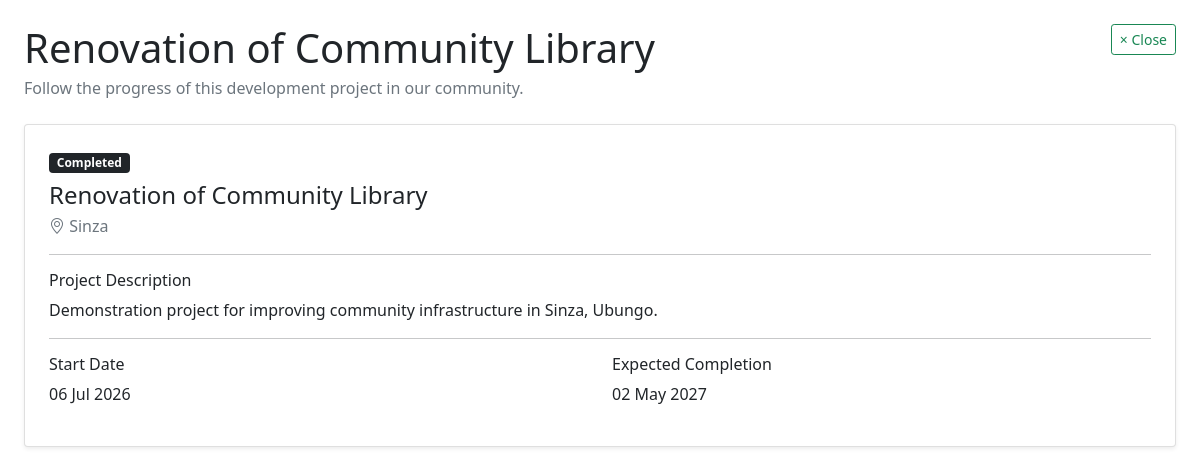
Page /9/ on the committed database.
### apps/projects/models.py (models this page shows, shortened)
class Project(models.Model):
    class Status(models.TextChoices):
        PLANNING="PLANNING", "Planning"
        ONGOING="ONGOING","Ongoing"
        SUSPENDED="SUSPENDED", "Suspended"
        COMPLETED="COMPLETED", "Completed"
    name=models.CharField(max_length=200)
    description=models.TextField()
    budget = models.DecimalField(max_digits=15, decimal_places=2)
    ward=models.ForeignKey(Ward,on_delete=models.PROTECT, related_name="projects")
    start_date=models.DateField()
    expected_end_date=models.DateField()
    status=models.CharField(max_length=20, choices=Status.choices, default=Status.PLANNING)
    created_at=models.DateTimeField(auto_now=True)
    updated_at=models.DateTimeField(auto_now=True)
    is_public = models.BooleanField(default=False)
    created_by = models.ForeignKey(settings.AUTH_USER_MODEL,on_delete=models.PROTECT,related_name="created_projects")

### apps/locations/models.py (models this page shows, shortened)
class Ward(models.Model):
    district = models.ForeignKey(
        District,
        on_delete=models.PROTECT,
        related_name="wards",
        null=True,
        blank=True,
    )
    name = models.CharField(max_length=50, unique=True)
    code = models.CharField(max_length=20, unique=True)
    is_active = models.BooleanField(default=True)

### apps/projects/views.py (the view)
# urls.py: path('<int:pk>/',ProjectDetailView.as_view(),name="detail"),
class ProjectDetailView(DetailView):
    model=Project
    template_name="projects/project_details.html"
    context_object_name="project"
    def get_queryset(self):
        return Project.objects.filter(is_public=True).select_related("ward")

### templates/projects/project_details.html (shortened to what this page needs)
{% extends 'base.html' %}
{% block page %}
<div class="container-fluid px-3 px-md-4 py-4">
    <div class="d-flex justify-content-between align-items-start mb-4">
        <div>
            <h1 class="display-6 fw-semibold mb-1">{{ project.name }}</h1>
            <p class="text-muted mb-0">Follow the progress of this development project in our community.</p>
        </div>
        <a href="{% url 'projects:index' %}"
           class="btn btn-outline-success btn-sm"
           aria-label="Close">
            &times; Close
        </a>
    </div>
    <div class="card shadow-sm mb-4">
        <div class="card-body p-4">
            <div class="mb-3">
                <span class="badge
                    {% if project.status == 'completed' %}bg-success
                    {% elif project.status == 'planning' %}bg-secondary
                    {% elif project.status == 'ongoing' %}bg-primary
                    {% else %}bg-dark{% endif %}">
                    {{ project.get_status_display }}
                </span>
                <h2 class="h4 mt-2 mb-1">{{ project.name }}</h2>
                <div class="text-muted">
                    <i class="bi bi-geo-alt"></i> {{ project.ward.name }}
                </div>
            </div>
            <hr>
            <h3 class="h6">Project Description</h3>
            <p>{{ project.description|default:"No description available." }}</p>
            <hr>
            <div class="row">
                <div class="col-md-6 mb-3">
                    <h3 class="h6">Start Date</h3>
                    <p class="mb-0">{{ project.start_date|date:"d M Y" }}</p>
                </div>
                <div class="col-md-6 mb-3">
                    <h3 class="h6">Expected Completion</h3>
                    <p class="mb-0">{{ project.expected_end_date|date:"d M Y" }}</p>
                </div>
            </div>
        </div>
    </div>
</div>
{% endblock %}

### rows in the picture
Project: name "Renovation of Community Library", status "Completed", ward.name "Sinza", description "Demonstration project for improving community infrastructure in Sinza, Ubungo.", start_date "06 Jul 2026", expected_end_date "02 May 2027"
